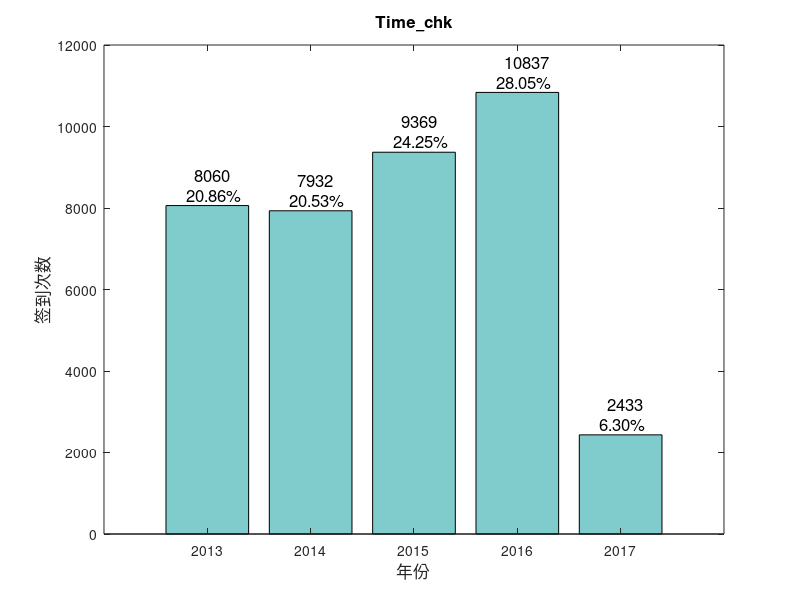
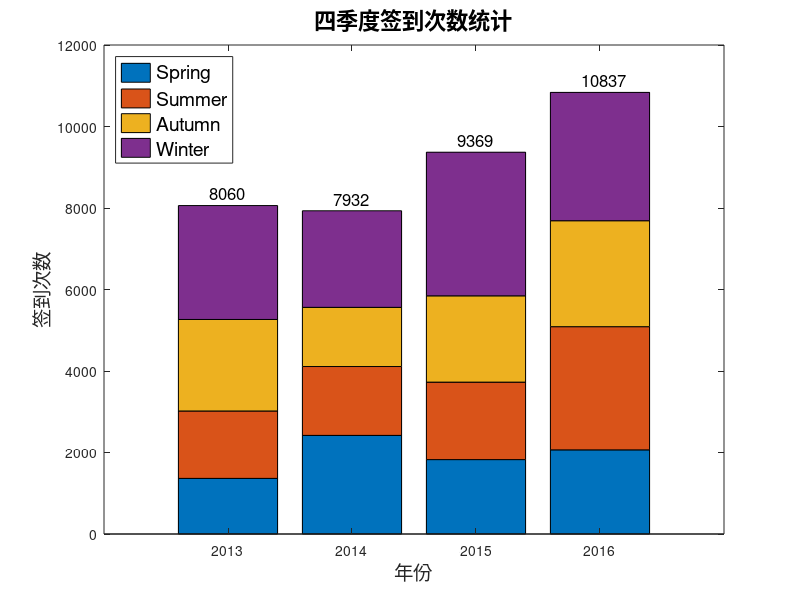
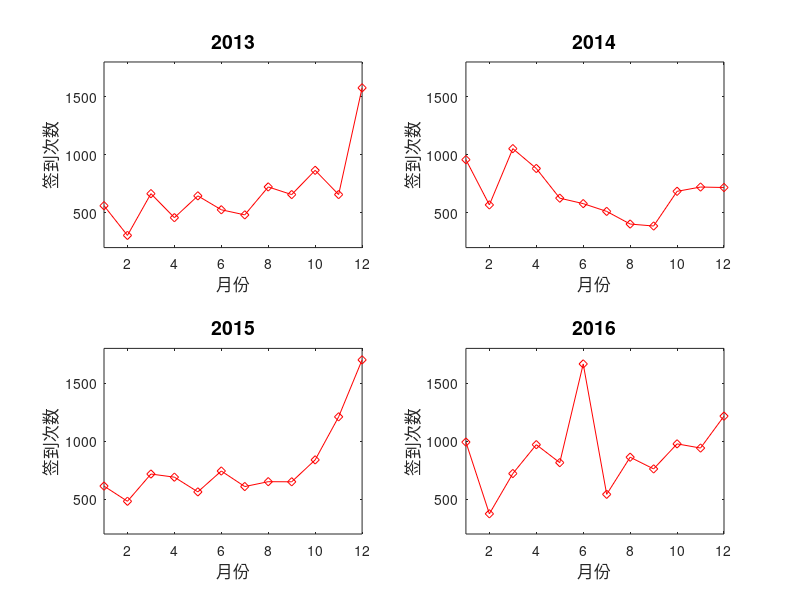

These charts were generated, in order, by the following MATLAB code:
%旅行者签到信息
load chk.mat time Time M;


%时间与签到次数
t=time-2012;
T=[2013,2014,2015,2016,2017];
for i=1:5
    all(i)=sum(sum(t-i==0));   %求每一年的签到数据
end
figure;
bar(T,all,'FaceColor',[0.5 0.8 0.8]);
title('Time\_chk','FontSize',12);
xlabel('年份','FontSize',12);
ylabel('签到次数','FontSize',12);
for i=1:5
    textstr=sprintf('  %d\n%.2f%%',all(i),all(i)/sum(all)*100);
    text(T(i)-0.2,all(i)+500,textstr,'FontSize',12);
end

saveas(gcf,'chk_bar','jpeg');


%不同年份不同季度统计
Time_ym=Time(:,1)*100+Time(:,2);
for j=1:4
    tp=(j+2012)*100;
    for k=1:4
        Sum_ym(j,k)=sum(Time_ym==tp+mod(3*k-1,12))+sum(Time_ym==tp+mod(3*k,12))+sum(Time_ym==tp+mod(3*k+1,12));
        if k==4
            Sum_ym(j,k)=Sum_ym(j,k)+sum(Time_ym==tp+12);
        end
    end
end
Year=[2013 2014 2015 2016];
figure;
bar(Year, Sum_ym,'stacked');
colormap(summer);
title('四季度签到次数统计','FontSize',16);
st=legend('Spring','Summer','Autumn','Winter','Location','NorthWest');
set(st,'FontSize',14);
xlabel('年份','FontSize',14);
ylabel('签到次数','FontSize',14);

for i=1:4
    textstr=sprintf('%d',sum(Sum_ym(i,:)));
    text(Year(i)-0.15,sum(Sum_ym(i,:))+300,textstr,'FontSize',12);
end

saveas(gcf,'chk_bar2','jpeg');

%对不同年份的数据进行分月统计

figure;
for j=1:4
    Year=2012+j;
    i=1;
    Time_1=Time;
    while i<=all(j)
        if Time_1(i,1)~=Year
            Time_1(i,:)=[];
            i=i-1;
        end
        i=i+1;
    end
    
    clct=tabulate(Time_1(:,2));
    subplot(2,2,j);
    plot(clct(:,1),clct(:,2),'-rdiamond');
    axis([1,12,200,1800]);
    title(Year,'Fontsize',14);
    xlabel('月份','FontSize',12);
    ylabel('签到次数','FontSize',12);

end

saveas(gcf,'chk_year','jpeg');







